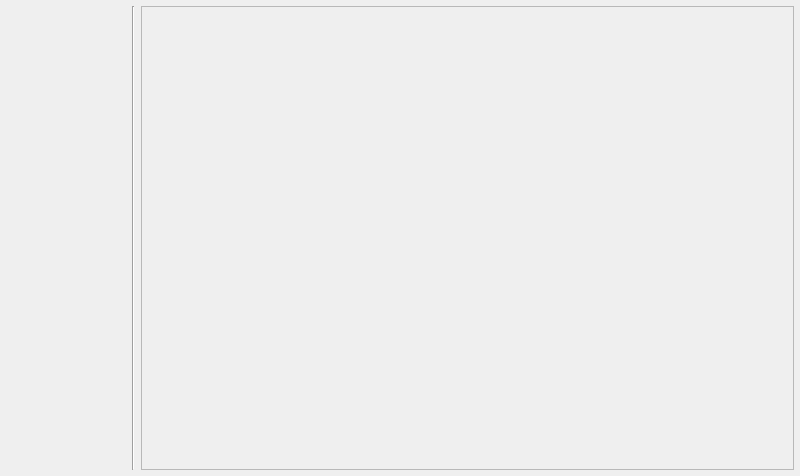
<?xml version="1.0" encoding="UTF-8"?>
<ui version="4.0">
 <class>MainWindow</class>
 <widget class="QMainWindow" name="main_window">
  <property name="geometry">
   <rect>
    <x>0</x>
    <y>0</y>
    <width>800</width>
    <height>476</height>
   </rect>
  </property>
  <property name="windowTitle">
   <string>Import data from FieldLogger</string>
  </property>
  <widget class="QWidget" name="centralwidget">
   <layout class="QGridLayout" name="grid_layout_main">
    <property name="leftMargin">
     <number>6</number>
    </property>
    <property name="topMargin">
     <number>6</number>
    </property>
    <property name="rightMargin">
     <number>6</number>
    </property>
    <property name="bottomMargin">
     <number>6</number>
    </property>
    <item row="0" column="0" rowspan="3">
     <widget class="QWidget" name="widget" native="true">
      <property name="sizePolicy">
       <sizepolicy hsizetype="Fixed" vsizetype="Preferred">
        <horstretch>0</horstretch>
        <verstretch>0</verstretch>
       </sizepolicy>
      </property>
      <property name="minimumSize">
       <size>
        <width>120</width>
        <height>0</height>
       </size>
      </property>
      <layout class="QGridLayout" name="grid_layout_buttons">
       <property name="leftMargin">
        <number>3</number>
       </property>
       <property name="topMargin">
        <number>3</number>
       </property>
       <property name="rightMargin">
        <number>3</number>
       </property>
       <property name="bottomMargin">
        <number>3</number>
       </property>
      </layout>
     </widget>
    </item>
    <item row="0" column="1" rowspan="3">
     <widget class="Line" name="line">
      <property name="sizePolicy">
       <sizepolicy hsizetype="Fixed" vsizetype="Expanding">
        <horstretch>0</horstretch>
        <verstretch>0</verstretch>
       </sizepolicy>
      </property>
      <property name="minimumSize">
       <size>
        <width>0</width>
        <height>200</height>
       </size>
      </property>
      <property name="orientation">
       <enum>Qt::Vertical</enum>
      </property>
     </widget>
    </item>
    <item row="0" column="2" rowspan="3">
     <widget class="QScrollArea" name="scroll_area">
      <property name="sizePolicy">
       <sizepolicy hsizetype="MinimumExpanding" vsizetype="MinimumExpanding">
        <horstretch>0</horstretch>
        <verstretch>0</verstretch>
       </sizepolicy>
      </property>
      <property name="minimumSize">
       <size>
        <width>200</width>
        <height>200</height>
       </size>
      </property>
      <property name="verticalScrollBarPolicy">
       <enum>Qt::ScrollBarAsNeeded</enum>
      </property>
      <property name="horizontalScrollBarPolicy">
       <enum>Qt::ScrollBarAsNeeded</enum>
      </property>
      <property name="widgetResizable">
       <bool>true</bool>
      </property>
      <property name="alignment">
       <set>Qt::AlignLeading|Qt::AlignLeft|Qt::AlignTop</set>
      </property>
      <widget class="QWidget" name="scroll_area_widget_contents">
       <property name="geometry">
        <rect>
         <x>0</x>
         <y>0</y>
         <width>643</width>
         <height>460</height>
        </rect>
       </property>
       <property name="sizePolicy">
        <sizepolicy hsizetype="MinimumExpanding" vsizetype="MinimumExpanding">
         <horstretch>0</horstretch>
         <verstretch>0</verstretch>
        </sizepolicy>
       </property>
       <property name="minimumSize">
        <size>
         <width>180</width>
         <height>200</height>
        </size>
       </property>
       <layout class="QVBoxLayout" name="main_vertical_layout">
        <property name="sizeConstraint">
         <enum>QLayout::SetMinimumSize</enum>
        </property>
        <property name="leftMargin">
         <number>6</number>
        </property>
        <property name="topMargin">
         <number>6</number>
        </property>
        <property name="rightMargin">
         <number>6</number>
        </property>
        <property name="bottomMargin">
         <number>6</number>
        </property>
       </layout>
      </widget>
     </widget>
    </item>
   </layout>
  </widget>
 </widget>
 <resources/>
 <connections/>
</ui>
